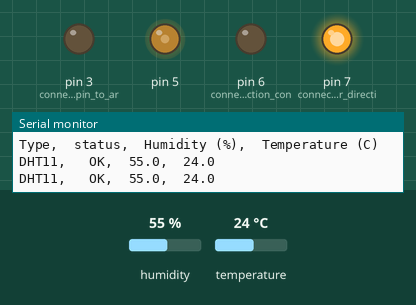
Simulated run of this sketch. Board: Arduino Uno, built with avr-gcc and run on an emulated ATmega328P. Shown: output pins drawn as LEDs (lit = HIGH), the last lines printed to the serial monitor. The test bench sets the inputs (shaded band); at power-on: temperature 24 °C, humidity 55 %.

Above: at 2.8 s.
2.9 s: temperature set to 27 °C
At 7.1 s:
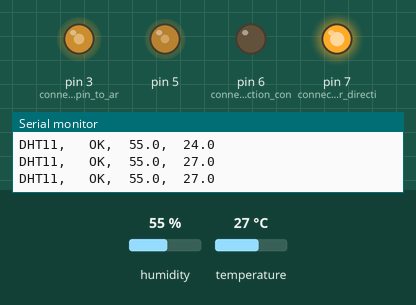
7.6 s: temperature set to 41 °C
At 10.8 s:
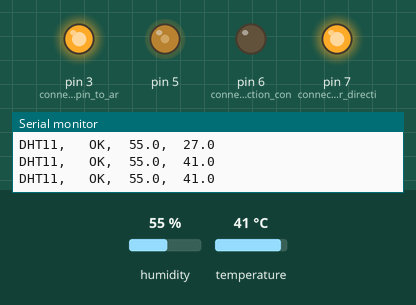
11.6 s: temperature set to 26 °C
At 15.4 s:
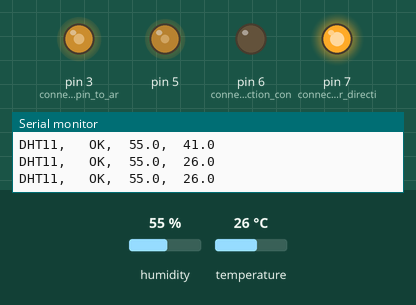
15.7 s: temperature set to 34 °C
At 19.2 s:
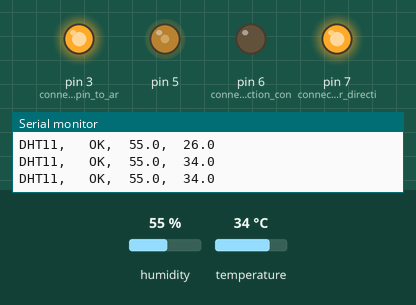
Timing chart, 0 to 20.7 s (numbered marks = the images above; inputs shaded):
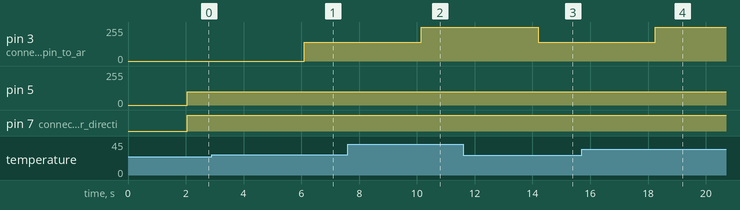

The sketch:

dht11_with_fan.ino
```cpp
//
//    FILE: dht11_test.ino
// PURPOSE: DHT library test sketch for DHT11 && Arduino

#include <dht.h>        //use dht11 library

dht DHT; //object from dht

#define DHT11_PIN 4    //connect the output pin of dht11 to arduino(pin 2)

void setup()
{
  Serial.begin(9600); //set baudrate value
  Serial.println("DHT TEST PROGRAM ");
  Serial.print("LIBRARY VERSION: ");
  Serial.println(DHT_LIB_VERSION);
  Serial.println();
  Serial.println("Type,\tstatus,\tHumidity (%),\tTemperature (C)");
  pinMode(6,OUTPUT);    //connect the direction control pin to arduino(pin 5)
  pinMode(7,OUTPUT);    //connect the other direction control pin to arduino(pin 6)
  pinMode(3,OUTPUT);    //connect the pwm pin to arduino(pin 3)
}

void loop()
{
  // READ DATA
  Serial.print("DHT11, \t");
  int chk = DHT.read11(DHT11_PIN);
  switch (chk)         //check the error status
  {
    case DHTLIB_OK:
		Serial.print("OK,\t");
		break;
    case DHTLIB_ERROR_CHECKSUM:
		Serial.print("Checksum error,\t");
		break;
    case DHTLIB_ERROR_TIMEOUT:
		Serial.print("Time out error,\t");
		break;
    case DHTLIB_ERROR_CONNECT:
        Serial.print("Connect error,\t");
        break;
    case DHTLIB_ERROR_ACK_L:
        Serial.print("Ack Low error,\t");
        break;
    case DHTLIB_ERROR_ACK_H:
        Serial.print("Ack High error,\t");
        break;
    default:
		Serial.print("Unknown error,\t");
		break;
  }
  // DISPLAY DATA
  Serial.print(DHT.humidity, 1);
  Serial.print(",\t");
  Serial.println(DHT.temperature, 1);

  delay(2000);
  if(DHT.temperature<23)       //if the temprature < 23 the fan will stop
  {
    digitalWrite(7,HIGH);
    digitalWrite(6,LOW);
  analogWrite(3, 0);
  }

   if(DHT.temperature>23)     //if the temprature >23 and <25 the fan will work on slow speed acoording to the duty cycle (100)
  {
    digitalWrite(7,HIGH);
    digitalWrite(6,LOW);
  analogWrite(5, 100);
  }
   if(DHT.temperature>25)     //if the temprature >25 and <27 the fan will work on  speed acoording to the duty cycle (140)
  {
    digitalWrite(7,HIGH);
    digitalWrite(6,LOW);
  analogWrite(3, 140);
  }
   if(DHT.temperature>27)      //if the temprature >27 and <30 the fan will work on faster speed acoording to the duty cycle (180)
  {
       digitalWrite(7,HIGH);
    digitalWrite(6,LOW);
  analogWrite(3, 180);
  }
  if(DHT.temperature>33)       //if the temprature >30  the fan will work on the full speed acoording to the duty cycle (255)
  {
    digitalWrite(7,HIGH);
    digitalWrite(6,LOW);
       analogWrite(3, 255);

  }

  }

//
// END OF FILE
//
```

Measured:
- the behaviour switches between 25 and 26 °C on temperature (found by bisection; images 0 and 1)
- after the input at 2.9 s, pin 3 (connect_the_pwm_pin_to_ar): 0/255 → 140/255 after 3.2 s
- after the input at 7.6 s, pin 3 (connect_the_pwm_pin_to_ar): 140/255 → 255/255 after 2.6 s
- after the input at 11.6 s, pin 3 (connect_the_pwm_pin_to_ar): 255/255 → 140/255 after 2.6 s
- after the input at 15.7 s, pin 3 (connect_the_pwm_pin_to_ar): 140/255 → 255/255 after 2.6 s
